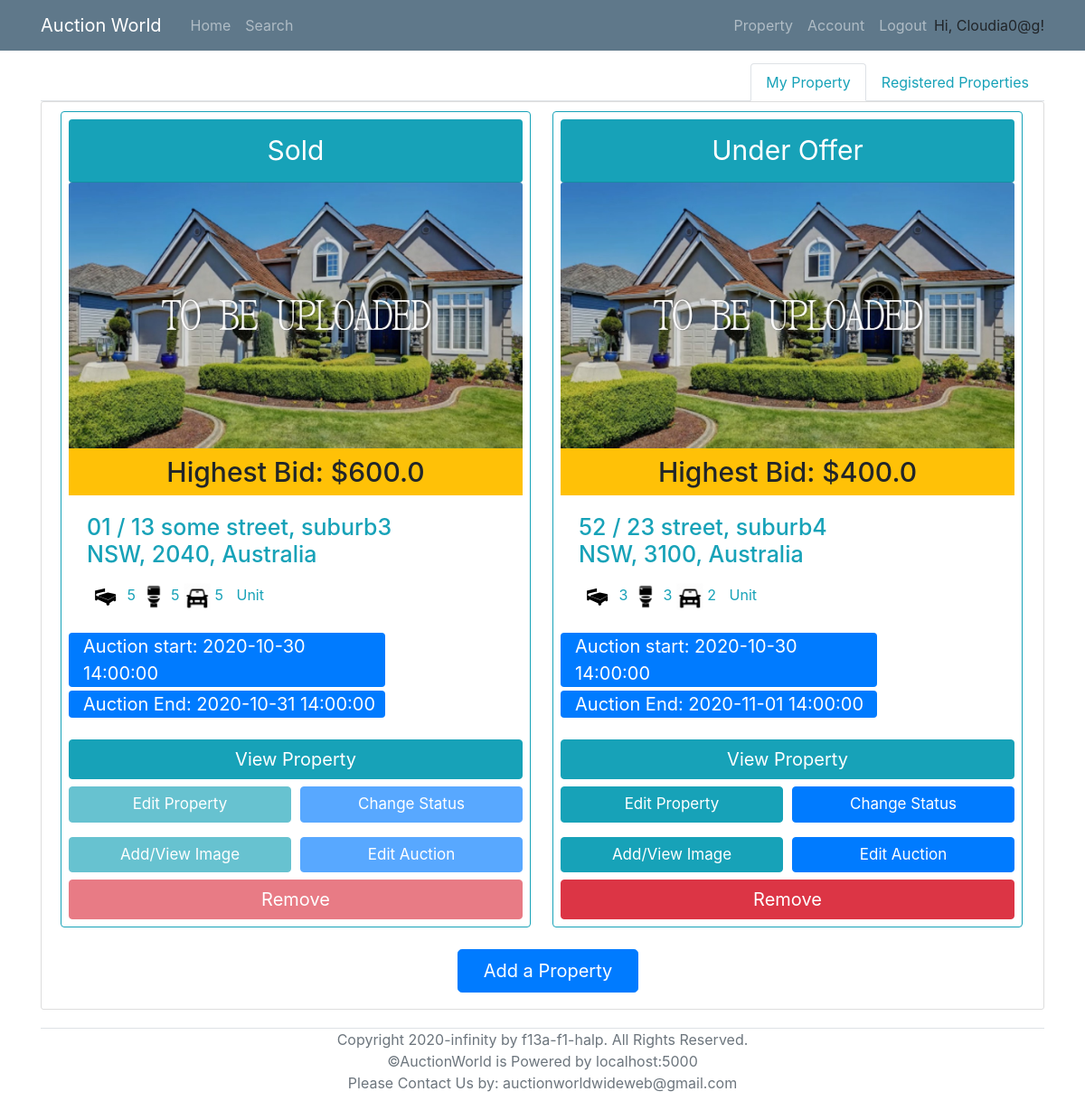
Before: /property (signed in) with the older database file.
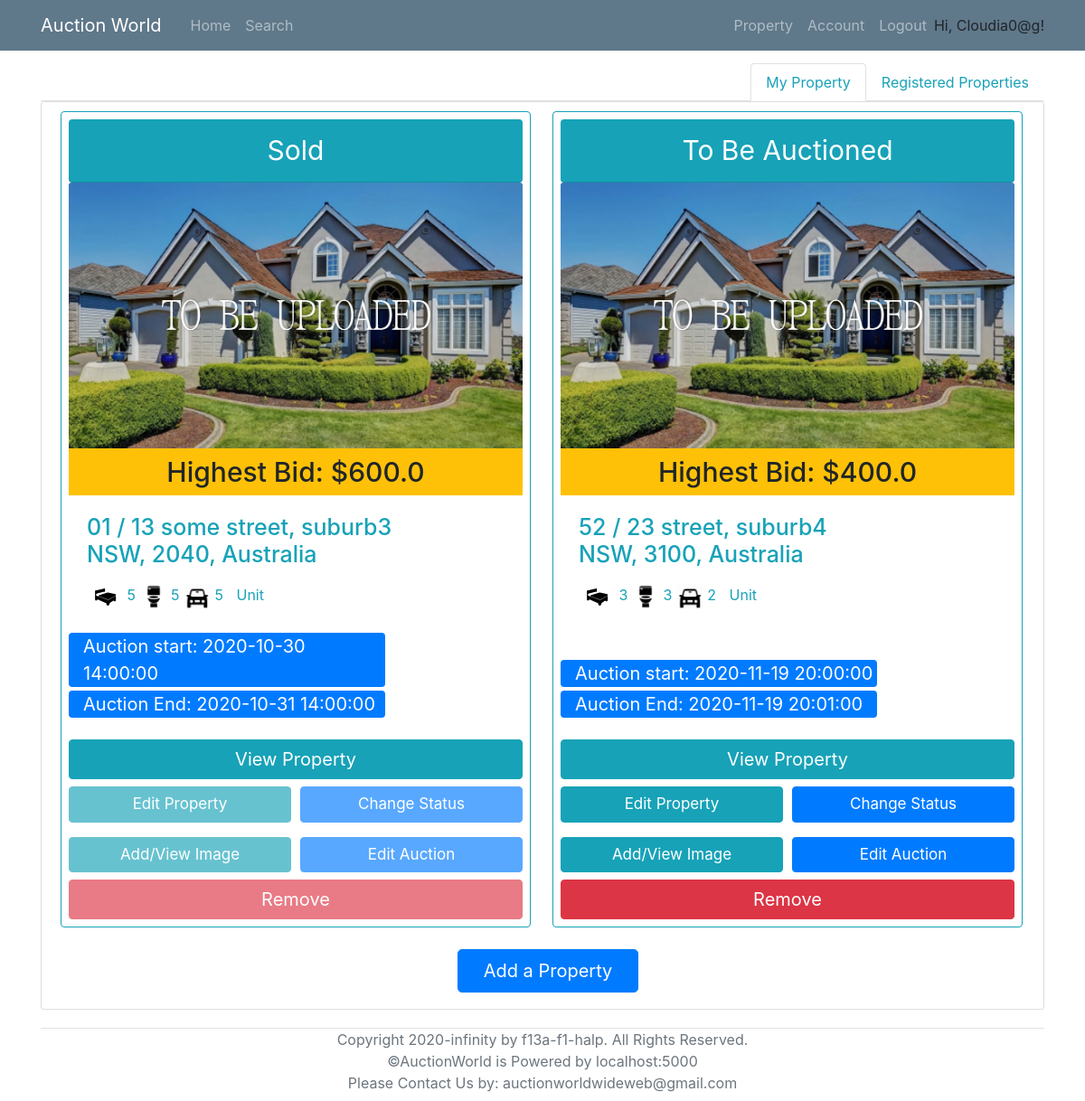
After: the same page with the newer database file.
### models.py (models this page shows, shortened)
class Property(db.Model):
    __tablename__ = 'Property'
    id = db.Column(db.Integer, primary_key = True)
    property_type = db.Column(db.String)
    add_unit = db.Column(db.String(100))
    add_num = db.Column(db.String(100))
    add_name = db.Column(db.String(100))
    add_suburb = db.Column(db.String(100))
    add_state = db.Column(db.String(3))
    add_pc = db.Column(db.String(4))
    num_bedrooms = db.Column(db.Integer)
    num_parking = db.Column(db.Integer)
    num_bathrooms = db.Column(db.Integer)
    parking_features = db.Column(db.String)
    building_size = db.Column(db.Integer)
    land_size = db.Column(db.Integer)
    inspection_date = db.Column(db.DateTime)
    description = db.Column(db.String(2000))
    year_built = db.Column(db.Integer)
    status = db.Column(db.String)
    seller = db.Column(db.Integer, db.ForeignKey('User.id'))
    auctionId = db.relationship('AuctionDetails', backref='Property', uselist=False)
    photo_collection = db.relationship('Photos', backref='Property', lazy='dynamic')
    registeredBidders = db.relationship('User',secondary=lambda: RegisteredAssociation.__table__, backref="RegisteredProperties")

class AuctionDetails(db.Model):
    __tablename__ = 'AuctionDetails'
    id = db.Column(db.Integer, primary_key=True)
    AuctionStart = db.Column(db.DateTime, nullable=False)
    AuctionEnd = db.Column(db.DateTime, nullable=False)
    ReservePrice = db.Column(db.Float, nullable=False)
    MinBiddingGap = db.Column(db.Float, nullable=False)
    PropertyID = db.Column(db.String, db.ForeignKey('Property.id'), unique=True, nullable=False)
    SellerID = db.Column(db.Integer, db.ForeignKey('User.id'), nullable=False)

### routes.py (the view)
@app.route("/property")
@login_required
def property_list():
    if if_have_cards(current_user.id) is False:
        flash('Please enter your banking detail before adding property', 'warning')
        return redirect(url_for('account', user_id = current_user.id))
    my_properties = db.session.query(Property,AuctionDetails,func.max(Bid.Amount).label('highestBid'))\
                        .filter(Property.seller==current_user.id)\
                        .outerjoin(AuctionDetails, AuctionDetails.PropertyID==Property.id)\
                        .outerjoin(Bid, Bid.AuctionID == AuctionDetails.id)\
                        .group_by(Property.id)
    if my_properties.count() == 0:
        my_properties=None
    propertiesID_registered=RegisteredAssociation.query.filter_by(RegisteredBidderID=current_user.id).all()
    registeredID_list = [ i.PropertyID for i in propertiesID_registered ]
    if len(registeredID_list) == 0:
        registered_properties =None
    else:
        registered_properties = db.session.query(Property,AuctionDetails,func.max(Bid.Amount).label('highestBid'))\
                                .filter(Property.id.in_(registeredID_list))\
                                .outerjoin(AuctionDetails, AuctionDetails.PropertyID==Property.id)\
                                .outerjoin(Bid, Bid.AuctionID == AuctionDetails.id)\
                                .group_by(Property.id)
    time_shift_1hr = datetime.now() + timedelta(hours=1)
    Onehr=timedelta(hours=1)
    return render_template('property.html', properties = my_properties,registered_properties=registered_properties, now_date = time_shift_1hr, Onehr=Onehr)

### models.py (called while the page is built)
@login_manager.user_loader
def load_user(id):
    return User.query.get(id)

### routes.py (called while the page is built)
def if_have_cards(user_id):
    user=db.session.query(User).get(user_id)
    cards = user.cards.count()
    if cards > 0 and user.id_confirmation:
        return True
    return False

### templates/property.html (shortened to what the changed rows need)
{% extends "base.html" %}
{% block content %}
<div class="tab-content" id="nav-tabContent">
    <div class="tab-pane fade show active" id="nav-home" role="tabpanel" aria-labelledby="nav-home-tab">
        <div class="content-section">
            {% if not properties %}
            <div style="width:100%; text-align: center;">
				<h1 class="text-info">No properties found. Add one now!</h1>
			</div>
            {% else %}
            <div class="row col-xl-15">
                {% for (p,a,b) in properties %}
                    <div class="card border-info p-2 col-md-3.8 ml-3 mr-2 mb-3" style="width: 520px;">
                        <div class="card-header rounded text-center bg-info text-white" style="font-size: 30px;">
                            {% if p.status == "auction" %}
                                To Be Auctioned
                            {% elif p.status == "sold" %}
                                Sold
                            {% else %}
                                Under Offer
                            {% endif %}
                        </div>
                        {% if not p.photo_collection.all() %}
                            <img class="card-img-top" src="/static/propertyImage/Sample.jpg" alt="Card image cap" style="width:502px; height: 300px;" >
                        {% else %}
                            <img class="card-img-top" src="/static/propertyImage/{{p.photo_collection.first().photo}}" alt="Card image cap" style="width:502px; height: 300px;" >
                        {% endif %}
                        <h6 class="card-subtitle pt-2 pb-2 text-center bg-warning" style="font-size: 30px;" >
                            {% if b:%}
                                Highest Bid: ${{b}}
                            {% else %}
                                No bids
                            {% endif%}
                        </h6>
                        <div class="card-body text-info">
                            <h4 class="card-title" style="font-size: 25px;">
                                {% if p.add_unit %}
                                    {{p.add_unit}} /
                                {% endif %}
                                {{p.add_num}} {{p.add_name}}, {{p.add_suburb}} <br> {{p.add_state}}, {{p.add_pc}}, Australia
                            </h4>
                            <p class="card-text">
                                <span><img src="/static/icons/bedicon.png" alt="Card image cap" style="width:40px; height: 40px;"> {{p.num_bedrooms}}</span>
                                <span><img src="/static/icons/restroom.png" alt="Card image cap" style="width:30px; height: 30px;"> {{p.num_bathrooms}}</span>
                                <span><img src="/static/icons/car.png" alt="Card image cap" style="width:30px; height: 30px;"> {{p.num_parking}}</span>
                                <span style="margin-top: 7px; margin-left: 10px;">{{p.property_type}}</span>
                            </p>
                        </div>
                        {% if a.AuctionStart and a.AuctionEnd %}
                        <div class="mb-2" style="font-size: 20px; width: 350px;">
                            <p class="bg-primary text-white rounded pl-3  mb-1"> Auction start: {{a.AuctionStart}} </p>
                            <p class="bg-primary text-white rounded pl-3 "> Auction End:   {{a.AuctionEnd}} </p>
                        </div>
                        {% else%}
                            <div style="height: 79.2px;width: 350px;">
                                <p class="bg-secondary text-white rounded pl-3  mb-1" style="font-size: 35px;">No Auction Details</p>
                            </div>
                        {% endif %}
                        <a href="{{ url_for('viewProperty', property_id = p.id) }}">
                            <button class='btn btn-info text-white mr-2 ' style="width: 100%; font-size: 20px;" type='submit'>View Property</button>
                        </a>
                        {% if a %}
                            {% if (now_date >= a.AuctionStart and a.AuctionEnd >= (now_date-Onehr)) or now_date > p.inspection_date or p.status=='sold' %}
                                <div class="mt-2 mb-2">
                                    <span><a href="{{ url_for('edit_property', p_id = p.id) }}"><button class='btn btn-info text-white' style="width: 49%; font-size: 17px;" type='submit' disabled>Edit Property</button></a></span>
                                    <span><a href="{{ url_for('change_status', p_id = p.id) }}"><button class='btn btn-primary text-white' style="width: 49%; font-size: 17px; float: right;" type='submit' disabled>Change Status</button></a></span>
                                </div>
                                <div class="mt-2 mb-2">
                                    <span><a href="{{ url_for('property_image', p_id = p.id) }}"><button class='btn btn-info text-white' style="width: 49%; font-size: 17px;" type='submit' disabled>Add/View Image</button></a></span>
                                    <span><a href="{{ url_for('createAuction', PropertyID = p.id) }}"><button class='btn btn-primary text-white ' style="width: 49%; font-size: 17px;  float: right;"  type='submit' disabled>Edit Auction</button></a></span>
                                </div>
                                <a href="{{ url_for('remove_property', p_id = p.id) }}" onclick = "{if (confirm ( 'Are you sure?')) {this. document.formname.submit (); return true;} return false;} "><button class='btn btn-danger'  style="width: 100%; font-size: 20px;" type='submit' disabled>Remove</button></a>
                            {% else %}
                                <div class="mt-2 mb-2">
                                    <span><a href="{{ url_for('edit_property', p_id = p.id) }}"><button class='btn btn-info text-white' style="width: 49%; font-size: 17px;" type='submit' >Edit Property</button></a></span>
                                    <span><a href="{{ url_for('change_status', p_id = p.id) }}"><button class='btn btn-primary text-white' style="width: 49%; font-size: 17px; float: right;" type='submit' >Change Status</button></a></span>
                                </div>
                                <div class="mt-2 mb-2">
                                    <span><a href="{{ url_for('property_image', p_id = p.id) }}"><button class='btn btn-info text-white' style="width: 49%; font-size: 17px;" type='submit' >Add/View Image</button></a></span>
                                    <span><a href="{{ url_for('createAuction', PropertyID = p.id) }}"><button class='btn btn-primary text-white ' style="width: 49%; font-size: 17px;  float: right;"  type='submit' >Edit Auction</button></a></span>
                                </div>
                                <a href="{{ url_for('remove_property', p_id = p.id) }}" onclick = "{if (confirm ( 'Are you sure?')) {this. document.formname.submit (); return true;} return false;} "><button class='btn btn-danger'  style="width: 100%; font-size: 20px;" type='submit'>Remove</button></a>
                            {% endif %}
                        {% endif %}
                    </div>
                {% endfor %}
            </div>
            {% endif %}
        </div>
    </div>
</div>
{% endblock %}

Changed rows visible on the page:
changed Property "street": AuctionStart "2020-10-30 14:00:00" → "2020-11-19 20:00:00"; AuctionEnd "2020-11-01 14:00:00" → "2020-11-19 20:01:00"; status "Under Offer" → "To Be Auctioned"
